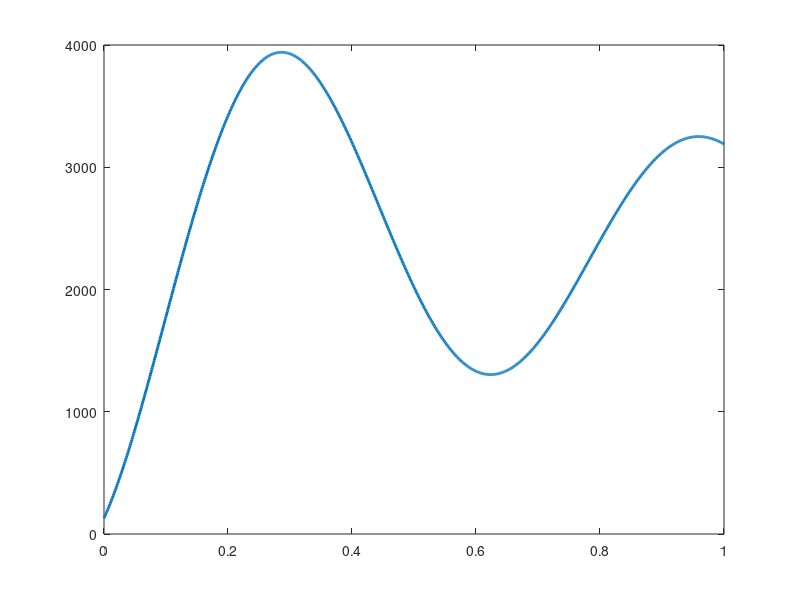

Reproduce this figure in MATLAB. (Note: this script raises an error after producing the figure.)
format long
global duration IntraPHY_20MHz IntraPHY_40MHz IntraPHY_60MHz IntraPHY_80MHz
duration = 1e3; %1000ms or tti = 1s
t = linspace(0,1,duration);
% data_Rate =  (725 + 2100*sinc(3*t + 1.7))*4; %4Gbps is max
data_Rate =  (600 + 3000*sinc(3*t + 1.6))*4;
p1 = plot(t,data_Rate,'LineWidth',2);

%%
hold on

PDCP_RLC = data_Rate + 16;
MAC_PHY = data_Rate + 133;
%1: Fronthaul BW_req, 2:Max User traffic at that channel BW
IntraPHY_100MHz = [((1200*5)*14*8*7* 2*1000 + 713.9)/1e6,(150*(100/20)*(8/6)*(8/2))];
IntraPHY_80MHz = [((1200*4)*14*8*7* 2*1000 + 713.9)/1e6,(150*(80/20)*(8/6)*(8/2))];
IntraPHY_60MHz = [((1200*3)*14*8*7* 2*1000 + 713.9)/1e6,(150*(60/20)*(8/6)*(8/2))];
IntraPHY_40MHz = [((1200*2)*14*8*7* 2*1000 + 713.9)/1e6,(150*(40/20)*(8/6)*(8/2))];
IntraPHY_20MHz = [((1200*1)*14*8*7* 2*1000 + 713.9)/1e6, (150*(20/20)*(8/6)*(8/2))];
% PHY_RF_20MHz = [(30.72*32*32*1/1000), (150*(20/20)*(8/6)*(8/2))];

y = Dynamic_split(data_Rate);
p2 = plot(t,y,'LineWidth',2);
% i_not_centralized = (data_Rate>IntraPHY_60MHz(2));
% plot(t(i_not_centralized), y(i_not_centralized),'g')
plot(t,MAC_PHY,'k--','MarkerIndices',1:20:length(t))%,'Marker','*');
yline(9000,'--r','Maximum BW','FontSize',20)
yline(IntraPHY_20MHz(1),'--','7-20MHz','FontSize',20)
yline(IntraPHY_40MHz(1),'--','7-40MHz','FontSize',20)
yline(IntraPHY_60MHz(1),'--','7-60MHz','FontSize',20)
yline(IntraPHY_80MHz(1),'--','7-80MHz','FontSize',20)
yline(IntraPHY_100MHz(1),'--','7-100MHz','FontSize',20)


% p3 = 
%,'MarkerIndices',1:20:length(t),'Marker','*');
% p3.Marker = '*';


% ylim([0 6500])

xlabel('Time (Hours)')
ylabel('Traffic on the midhaul (Mbps)')
legend('User Traffic','Dynamic Split','Option-6','Location','southeast')
% xticks(0:80:1000)
% % xticklabels(0:24
set(gca,'xtick',0:5/24:1)
set(gca,'xticklabel',0:5:24)
set(gca,'FontSize',20)
% hold off

% plot(t,PDCP_RLC)%,'--','LineWidth',2)
% plot(t,MAC_PHY)%,'--','LineWidth',2)
% 
% xlabel('t')
% ylabel('Fronthaul BW required (Mbps)')
% yline(4000,'--r','Maximum BW')
% yline(4133,':k')
% %,'Max-BW')
% %find(MAC_PHY>4000,1), when MAC_PHY Exceeds Max BW
% x1=xline(0.207,'--b');
% xl.LabelVerticalAlignment = 'middle';
% xl.LabelHorizontalAlignment = 'center';
% % set(gca,'YTick',[4133])
% ylim([2000 4250])
% legend('User Traffic','PDCP-RLC','MAC-PHY')

function BW = Dynamic_split(User_traffic)
global duration IntraPHY_20MHz IntraPHY_40MHz IntraPHY_60MHz IntraPHY_80MHz
BW = zeros(duration,1);
for i=1:duration
    if(User_traffic(i)<IntraPHY_20MHz(2))
        BW(i) = IntraPHY_20MHz(1);
    elseif(User_traffic(i)<IntraPHY_40MHz(2))
        BW(i) = IntraPHY_40MHz(1);
    elseif(User_traffic(i)<IntraPHY_60MHz(2))
        BW(i) = IntraPHY_60MHz(1);
    elseif(User_traffic(i)<IntraPHY_80MHz(2))
        BW(i) = IntraPHY_80MHz(1);
    else
        BW(i) = User_traffic(i) + 133;
    end
end
end
